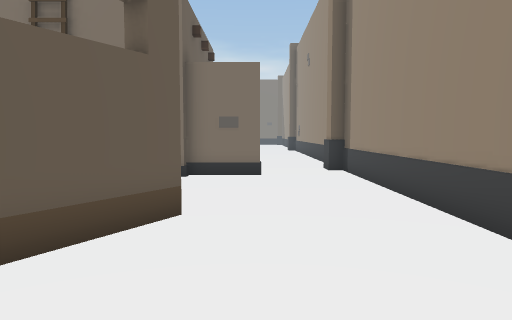
view 1 (above)

23 first-person views from a walk through a Unity game level. The camera is 1.2 m above the floor, tilts 4° down and sees 70° across. The floor is counted in squares, 1 m on a side. Each view is taken from the middle of a square. On the plan, view 1 faces up. The plan holds only what a view shows up to about 15 squares ahead; the rest is blank. The place goes on beyond the plan.

view 2
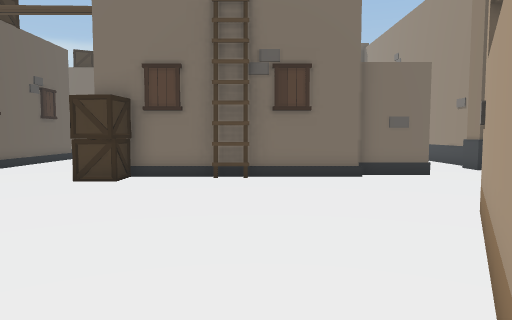

view 3
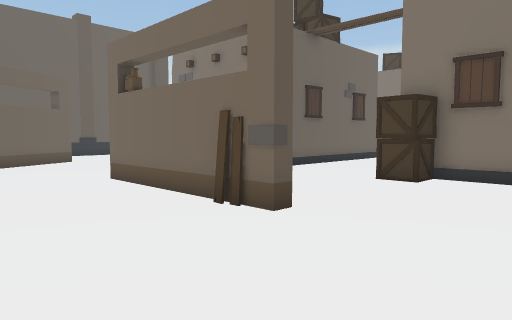

view 4
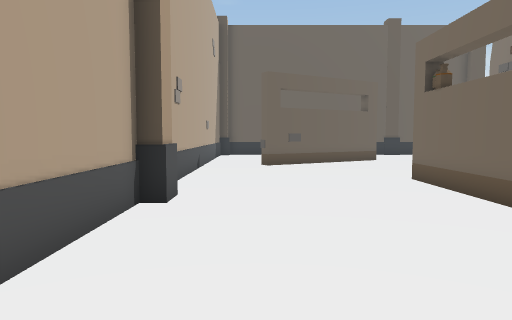

view 5
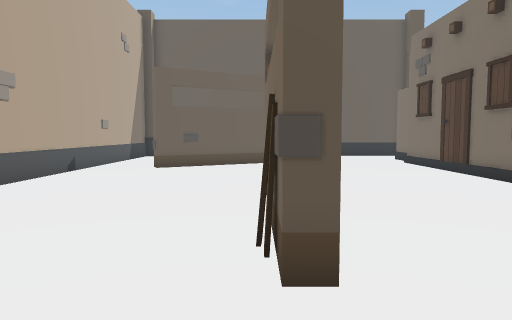

view 6
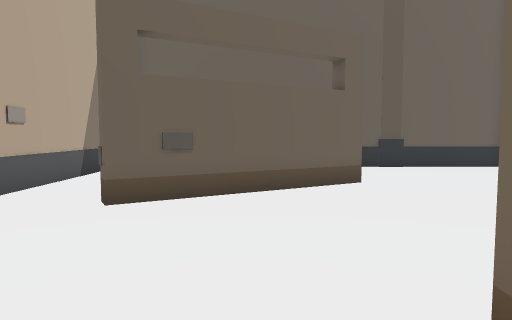

view 7
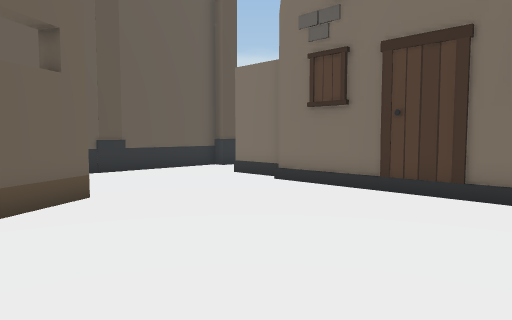

view 8
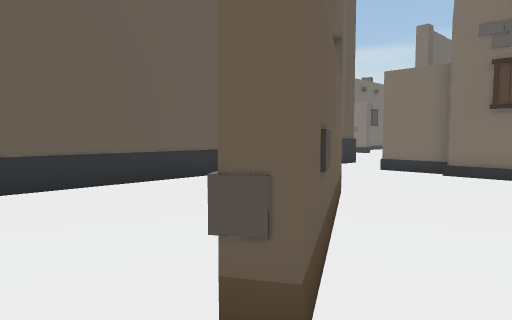

view 9
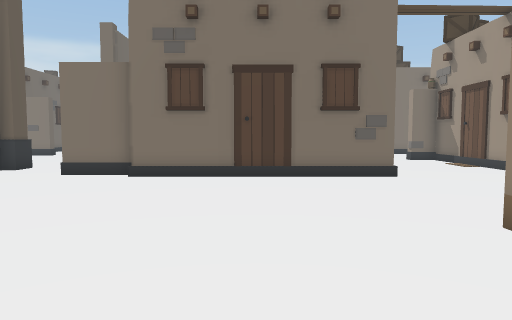

view 10
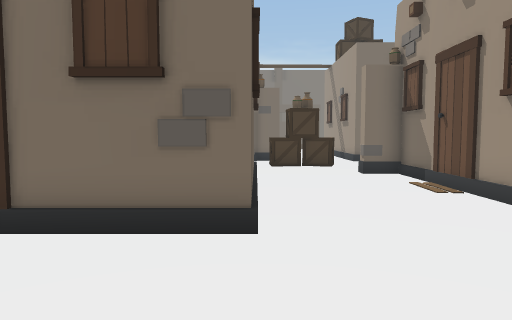

view 11
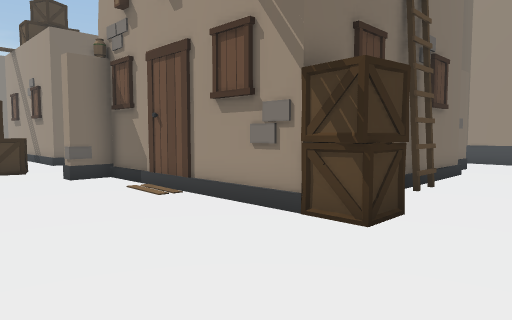

view 12
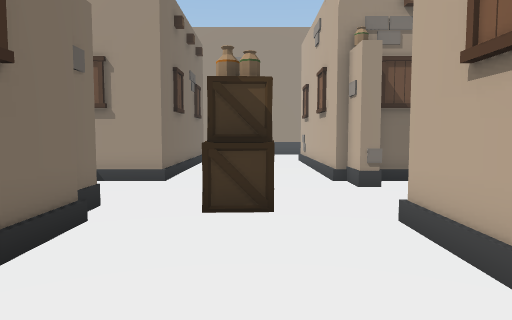

view 13
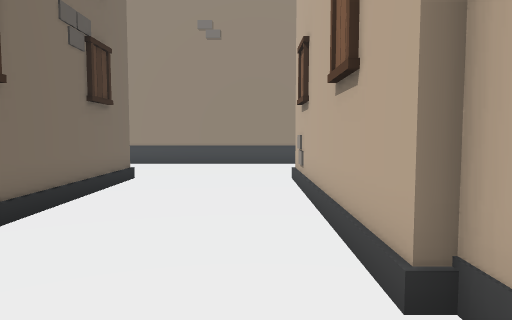

view 14
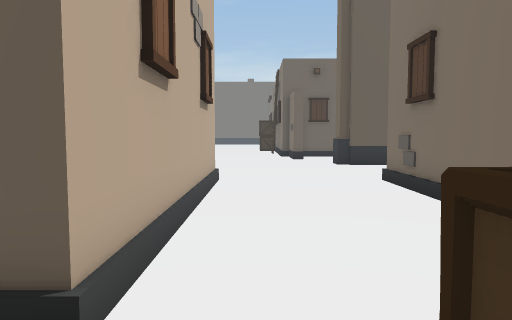

view 15
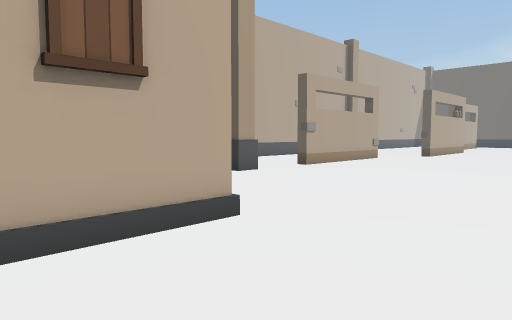

view 16
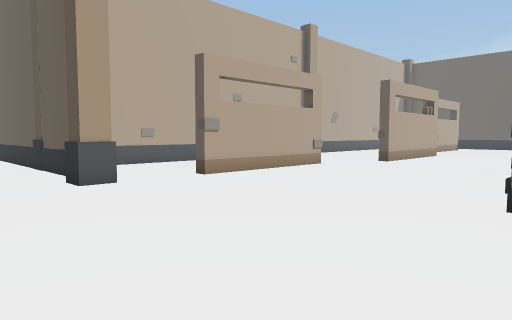

view 17
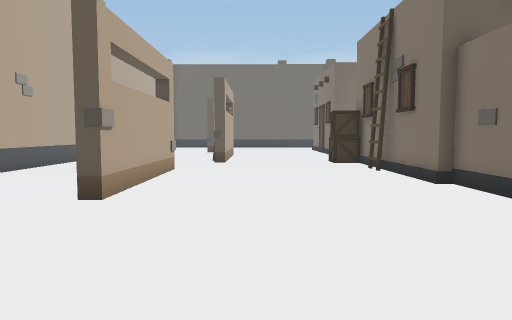

view 18
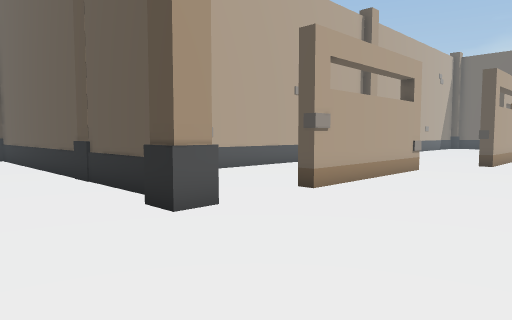

view 19
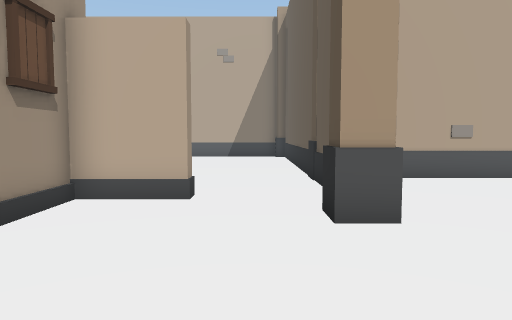

view 20
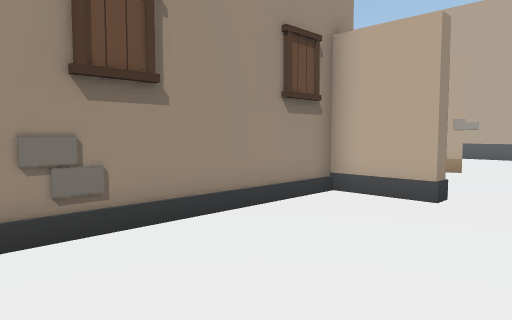

view 21
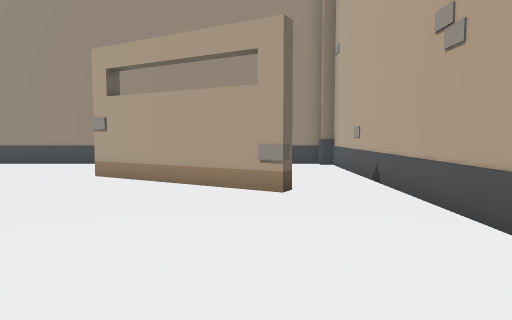

view 22
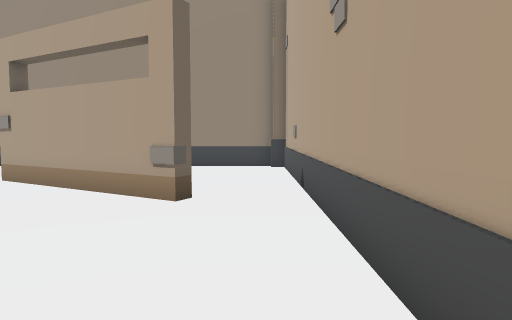

view 23
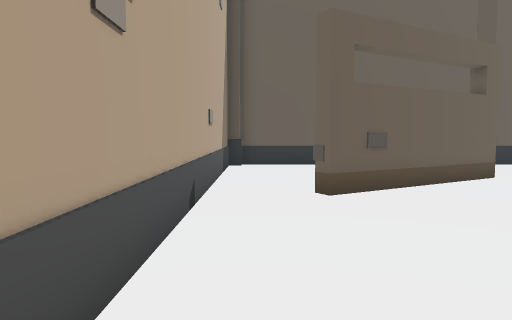

### Floor plan
Key: @ floor where view 1 was taken; # wall or solid block; . floor; B building; A box; O other object.
Columns run from 38 left of view 1 to 3 right of it. Each row starts with its distance up from view 1.
 22       B    .......B..........BBBBBBB.....#
 21   ####B##................AA..............#
 20 ..BB.....................AAA.............#
 19 .........................................#
 18 .................########....######B#....#
 17 .................#      #...##           #
 16 .................#      #....#           #
 15 .................#      #....#         ..#
 14 .................#      #....#        ...#
 13 ...######..##....#      #....#        ...#
 12       .....##....#      #....#        ...#
 11     .......#...########B#....##########..#
 10   .........#................AB..##.......#
  9  ......... #.................A...........#
  8 ############.............................#
  7            #.............................#
  6            #.............................#
  5            #....#...................#....#
  4            #....##......####O#......#....#
  3            #.....#.................##....
  2            #.....##................#.....
  1            #......##..............##.....#
  0            #..........................@..#
 -1            #.............................#
 -2            ###############################

Where each view was taken, in squares from view 1:
view 1: 0 up, 0 right, facing up
view 2: 0 up, 5 left, facing up
view 3: 0 up, 5 left, facing up-left
view 4: 0 up, 5 left, facing left
view 5: 4 up, 6 left, facing left
view 6: 3 up, 13 left, facing left
view 7: 3 up, 15 left, facing up-left
view 8: 1 down, 18 left, facing up-left
view 9: 0 up, 18 left, facing up
view 10: 6 up, 14 left, facing up
view 11: 7 up, 14 left, facing up-right
view 12: 20 up, 19 left, facing right
view 13: 19 up, 12 left, facing right
view 14: 19 up, 12 left, facing left
view 15: 22 up, 18 left, facing down-left
view 16: 22 up, 23 left, facing down-left
view 17: 16 up, 23 left, facing left
view 18: 18 up, 23 left, facing down-left
view 19: 18 up, 25 left, facing down
view 20: 18 up, 26 left, facing down-right
view 21: 1 up, 12 left, facing right
view 22: 1 down, 11 left, facing right
view 23: 1 down, 12 left, facing left
